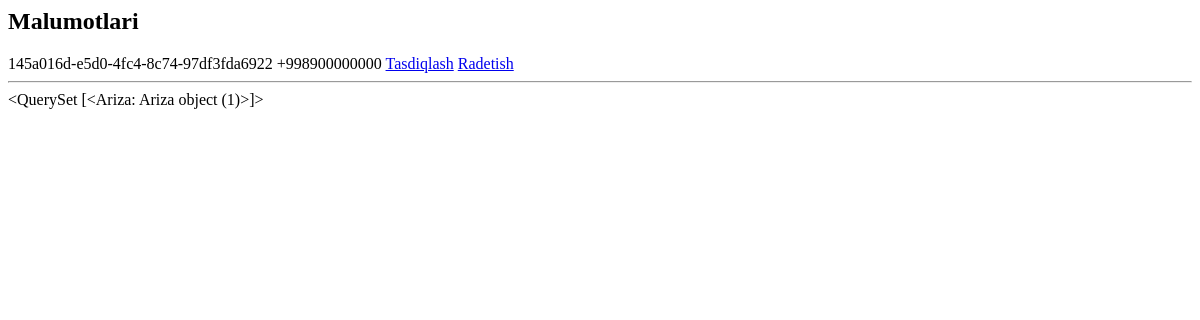
Before: /ariza/talaba_malumotlar/1/ with the older database file.
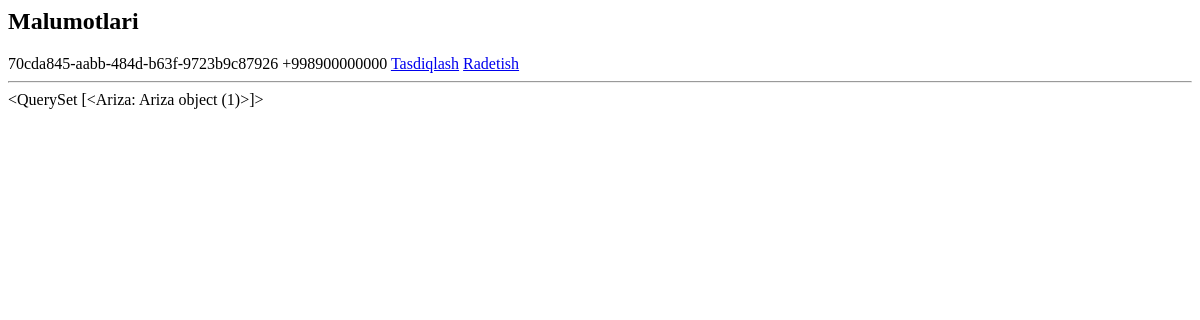
After: the same page with the newer database file.
### users/models.py (models this page shows)
class User(AbstractUser):
    id = models.UUIDField(primary_key=True, default=uuid.uuid4, unique=True, editable=False)
    sharif = models.CharField(max_length=100)
    lavozim = models.CharField(max_length=100)
    fakultet = models.CharField(max_length=100, blank=True)
    parol = models.CharField(max_length=100)

### ariza/models.py (models this page shows)
class Ariza(models.Model):
    talaba_id = models.CharField(max_length=100)
    viloyat = models.CharField(max_length=100)
    tuman = models.CharField(max_length=100)
    kocha = models.CharField(max_length=100)
    fakultet = models.CharField(max_length=100)
    yonalish = models.CharField(max_length=100)
    kurs    = models.CharField(max_length=100)
    pasport_rasm = models.FileField(upload_to='rasmlar/')
    imtiyoz_nomi = models.CharField(max_length=100)
    imtiyoz_file = models.FileField(upload_to='imtiyoz/')
    xulosa = models.CharField(max_length=1000, blank=True)
    tasdiqlash = models.CharField(max_length=100, blank=True)
    sana = models.DateTimeField(auto_now_add=True)

### ariza/views.py (the view)
# urls.py: path('talaba_malumotlar/<str:pk>/', talaba_malumotlar, name='talaba_malumotlar'),
def talaba_malumotlar(request, pk):
    talabalar = User.objects.filter(lavozim='talaba')
    arizalar = Ariza.objects.all
    contex = {
        'talabalar':talabalar,
        'arizalar':arizalar,
    }
    return render(request, 'dekanatadmin/talaba_malumot.html', contex)

### templates/dekanatadmin/talaba_malumot.html
<h2>Malumotlari</h2>
{% for t in talabalar %}
    {{t.id}}
    {{t.username}}
    <a class="dropdown-item" href="{% url 'tasdiqlangan_ariza' t.pk %}">Tasdiqlash</a>
    <a class="dropdown-item" href="{% url 'radetilgan_ariza' t.pk %}">Radetish</a>
{% endfor %}
<hr>
{{arizalar}}

Changed rows visible on the page:
removed User: id "145a016d-e5d0-4fc4-8c74-97df3fda6922", username "+998900000000"
added User: id "70cda845-aabb-484d-b63f-9723b9c87926", username "+998900000000"
